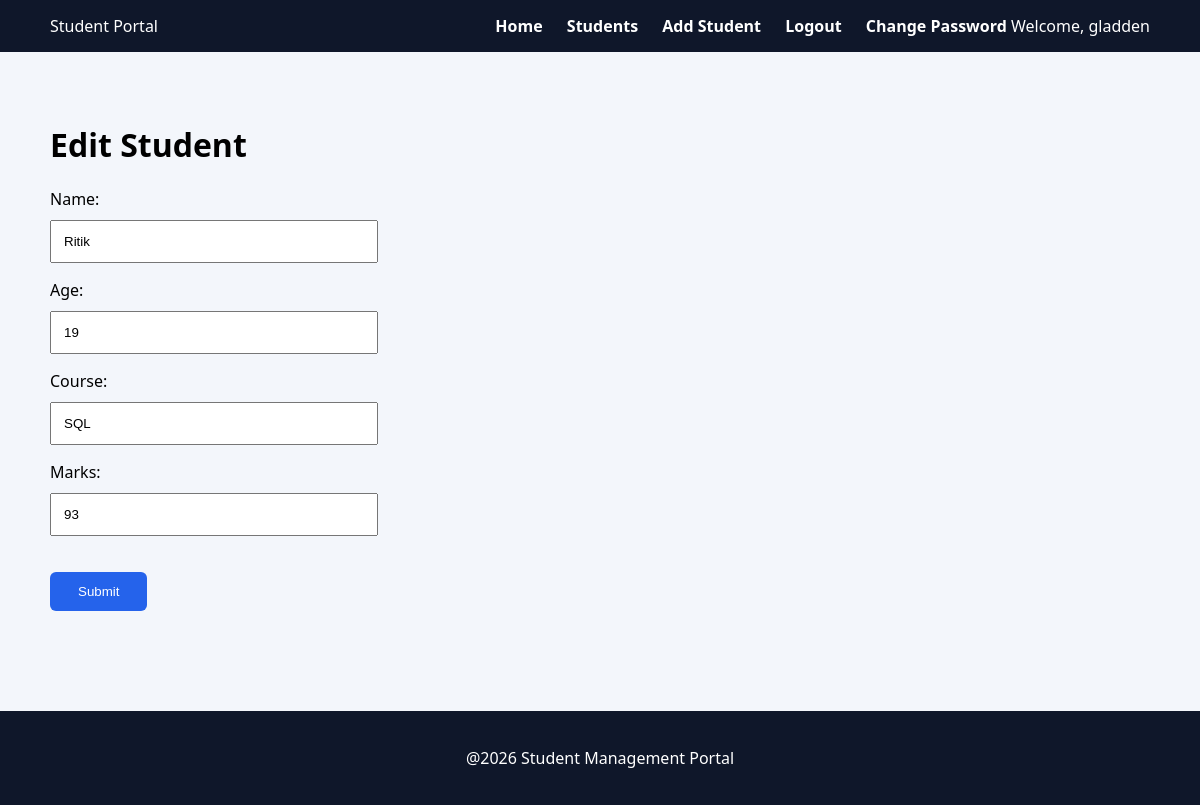
Screenshot of /edit/4 (signed in) with the database file from the repository.
### students/models.py (models this page shows, shortened)
class Student(models.Model):
    name = models.CharField(max_length=100)
    course = models.CharField(max_length=100)
    marks = models.IntegerField()
    age = models.IntegerField(default=18)

### students/views.py (the view)
# urls.py: path('edit/<int:id>',views.edit_student),
@login_required
def edit_student(request,id):
    if not request.user.is_staff:
        return redirect('/students/')
    student = Student.objects.get(id=id)
    if request.method == "POST":
        form = StudentForm(request.POST,instance=student)
        if form.is_valid():
            form.save()
            return redirect('/students/')
    else:
        form = StudentForm(instance=student)
    return render(request,'edit_student.html',{'form':form})

### students/forms.py
class StudentForm(forms.ModelForm):
    class Meta:
        model = Student
        fields = ['name','age','course','marks']

### students/templates/edit_student.html (shortened to what this page needs)
{% extends 'base.html'%}
{% block content %}
<h1>Edit Student</h1>
<form method="post" class="form">
    {{ form.as_p }}
    <button class="btn">Submit</button>
</form>
{% endblock %}

### students/templates/base.html (shortened to what this page needs)
{% load static %}
<!DOCTYPE html>
<html>
    <head>
        <link rel="stylesheet" href="{%static 'css/style.css'%}">
    </head>
    <body>
        <header class="navbar">
            <div class="logo">Student Portal</div>
            <nav>
                <a href="/">Home</a>
                <a href="/students">Students</a>
                {% if user.is_staff %}
                <a href="/add">Add Student</a>
                {% endif %}
                <a href="/logout">Logout</a>
                {% if user.is_authenticated %}
                    <a href="/change_password">Change Password</a>
                    <span class="welcome">Welcome, {{ user.username }}</span>
                {% else %}
                    <a href="/login">Login</a>
                {% endif %}
            </nav>
        </header>
        <div class="container">
            {% block content %}
            {% endblock %}
        </div>
        <footer class="footer">
            <p>@2026 Student Management Portal</p>
        </footer>
    </body>
</html>

### students/static/css/style.css (style rules this page uses)
body { margin:0; font-family: 'Segoe UI', Tahoma, Geneva, Verdana, sans-serif; background:#f3f6fb; }
.navbar { background:#0f172a; color:white; display:flex; justify-content:space-between; align-items:center; padding:15px 50px; }
.navbar a { color:white; margin-left:20px; text-decoration:none; font-weight:bold; }
.container { padding:50px; }
.btn { display:inline-block; margin-top:20px; padding:12px 28px; background:#2563eb; color:white; border:none; border-radius:6px; text-decoration:none; cursor:pointer; }
.form input { display:block; width:300px; padding:12px; margin:10px 0; }
.footer { text-align:center; background:#0f172a; color:white; padding:20px; margin-top:50px; }

### rows the page displays
Student: name "Ritik", age "19", course "SQL", marks "93"

### other values shown
{{ user.username }} "gladden"
